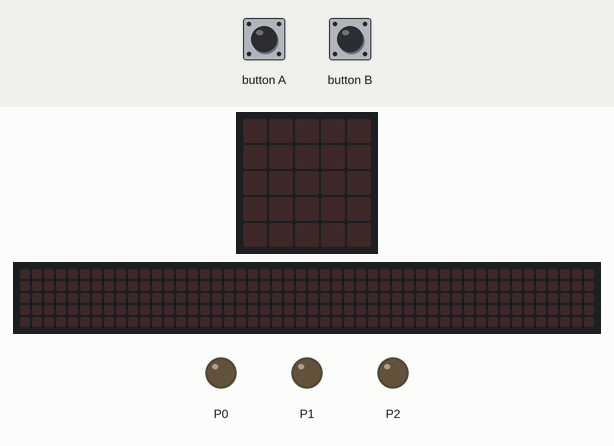
This program was run on a simulated BBC micro:bit (MakeCode). Shown: the board's 5×5 LED display, a strip that is not on the board, showing the scrolling text unrolled, output pins drawn as LEDs (lit = HIGH). The inputs (shaded band) are chosen by the test bench. The 48×5 strip is a reading aid, not a part: it shows the text the display is scrolling, unrolled, one strip-width of it at a time.

Above: at 1.2 s.
1.3 s: button A pressed for 0.15 s
At 2.5 s:
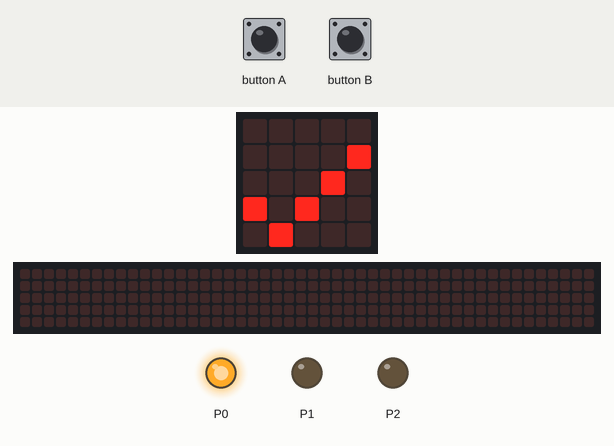
2.9 s: button B pressed for 0.15 s
At 3.12 s:
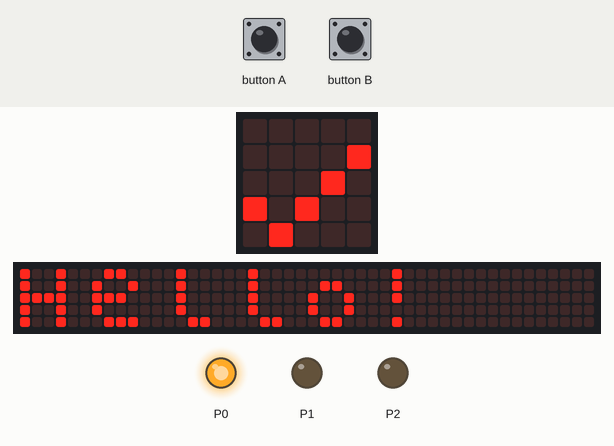
5.9 s: button B pressed for 0.15 s
At 10.42 s:
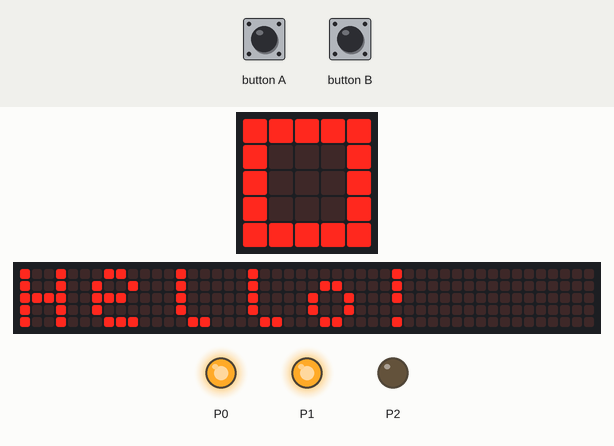
12.0 s: button B pressed for 0.15 s
At 18.07 s:
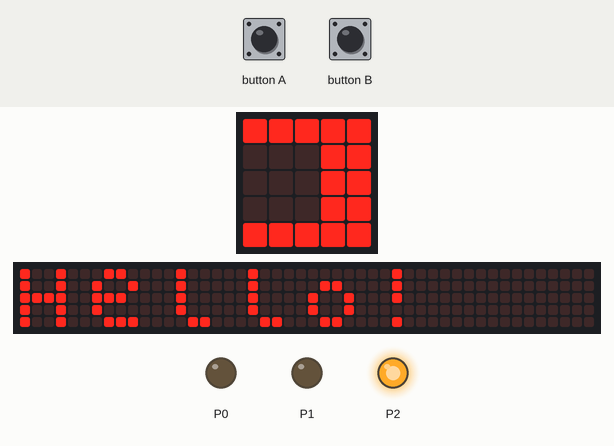
Timing chart, 0 to 27.7 s (numbered marks = the images above; inputs shaded):
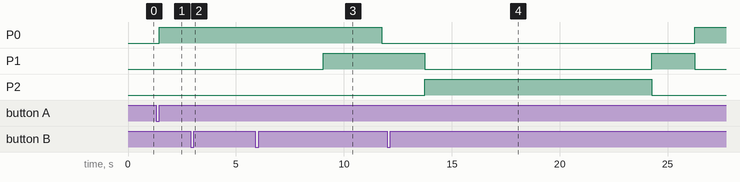

The program:

main.ts
```typescript
input.onButtonPressed(Button.A, function () {
    for (let index = 0; index < 2; index++) {
        pins.digitalWritePin(DigitalPin.P0, 1)
        basic.showIcon(IconNames.Yes)
        basic.pause(7000)
        pins.digitalWritePin(DigitalPin.P1, 1)
        basic.showLeds(`
            . . # . .
            . . # . .
            . . # . .
            . . . . .
            . . # . .
            `)
        basic.pause(2000)
        pins.digitalWritePin(DigitalPin.P0, 0)
        basic.pause(2000)
        pins.digitalWritePin(DigitalPin.P1, 0)
        pins.digitalWritePin(DigitalPin.P2, 1)
        basic.showIcon(IconNames.No)
        basic.pause(7000)
        pins.digitalWritePin(DigitalPin.P2, 0)
        pins.digitalWritePin(DigitalPin.P1, 1)
        basic.pause(2000)
        pins.digitalWritePin(DigitalPin.P1, 0)
    }
    basic.showIcon(IconNames.Happy)
})
input.onButtonPressed(Button.B, function () {
    basic.showString("Hello!")
    basic.pause(100)
    if (input.isGesture(Gesture.Shake)) {
        basic.showIcon(IconNames.SmallSquare)
    } else {
        basic.showIcon(IconNames.Square)
    }
})
```

test.ts
```typescript
// aquí va el archivo "tests"; esto no se compilará cuando este paquete se utilice como una extensión.
```

Measured:
- after the input at 1.3 s, P0: LOW → HIGH after 0.15 s; the display: changes after 0.15 s (image 1)
- after the input at 2.9 s, the display: changes after 0.15 s (image 2)
- after the input at 5.9 s, the display: first differs from a run without the input after 4.5 s (image 3)
- after the input at 12.0 s, the display: first differs from a run without the input after 5.9 s (image 4 shows a later state)
